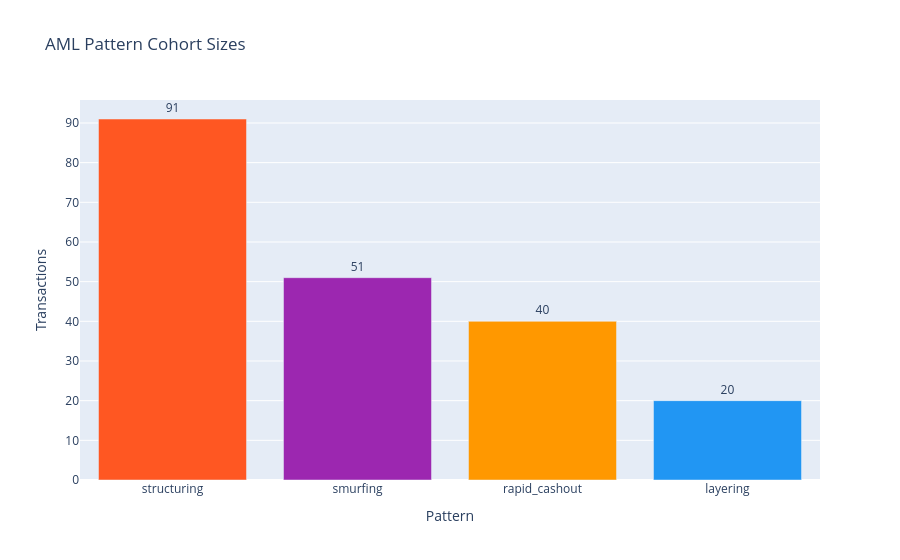

The cell this chart's notebook holds for it:
### Markdown cell above
### 2b. Pattern cohort bar chart

### Code cell
pattern_df = tx["pattern_label"].value_counts(dropna=True).reset_index()
pattern_df.columns = ["pattern", "count"]
fig = px.bar(
    pattern_df,
    x="pattern", y="count",
    title="AML Pattern Cohort Sizes",
    color="pattern",
    color_discrete_map={
        "structuring": "#FF5722",
        "smurfing": "#9C27B0",
        "layering": "#2196F3",
        "rapid_cashout": "#FF9800",
    },
    text="count",
)
fig.update_traces(textposition="outside")
fig.update_layout(showlegend=False, xaxis_title="Pattern", yaxis_title="Transactions")
fig.show()

### Figure 1 — Plotly figure (JSON) as saved in the notebook; plotly's stock layout.template omitted (floating-point values rounded to 4 significant figures)
{"data": [{"hovertemplate": "pattern=%{x}<br>count=%{text}<extra></extra>", "legendgroup": "structuring", "marker": {"color": "#FF5722", "pattern": {"shape": ""}}, "name": "structuring", "orientation": "v", "showlegend": true, "text": [91.0], "textposition": "outside", "type": "bar", "x": ["structuring"], "xaxis": "x", "y": [91], "yaxis": "y"}, {"hovertemplate": "pattern=%{x}<br>count=%{text}<extra></extra>", "legendgroup": "smurfing", "marker": {"color": "#9C27B0", "pattern": {"shape": ""}}, "name": "smurfing", "orientation": "v", "showlegend": true, "text": [51.0], "textposition": "outside", "type": "bar", "x": ["smurfing"], "xaxis": "x", "y": [51], "yaxis": "y"}, {"hovertemplate": "pattern=%{x}<br>count=%{text}<extra></extra>", "legendgroup": "rapid_cashout", "marker": {"color": "#FF9800", "pattern": {"shape": ""}}, "name": "rapid_cashout", "orientation": "v", "showlegend": true, "text": [40.0], "textposition": "outside", "type": "bar", "x": ["rapid_cashout"], "xaxis": "x", "y": [40], "yaxis": "y"}, {"hovertemplate": "pattern=%{x}<br>count=%{text}<extra></extra>", "legendgroup": "layering", "marker": {"color": "#2196F3", "pattern": {"shape": ""}}, "name": "layering", "orientation": "v", "showlegend": true, "text": [20.0], "textposition": "outside", "type": "bar", "x": ["layering"], "xaxis": "x", "y": [20], "yaxis": "y"}], "layout": {"barmode": "relative", "legend": {"title": {"text": "pattern"}, "tracegroupgap": 0}, "showlegend": false, "title": {"text": "AML Pattern Cohort Sizes"}, "xaxis": {"anchor": "y", "categoryarray": ["structuring", "smurfing", "rapid_cashout", "layering"], "categoryorder": "array", "domain": [0.0, 1.0], "title": {"text": "Pattern"}}, "yaxis": {"anchor": "x", "domain": [0.0, 1.0], "title": {"text": "Transactions"}}}}
